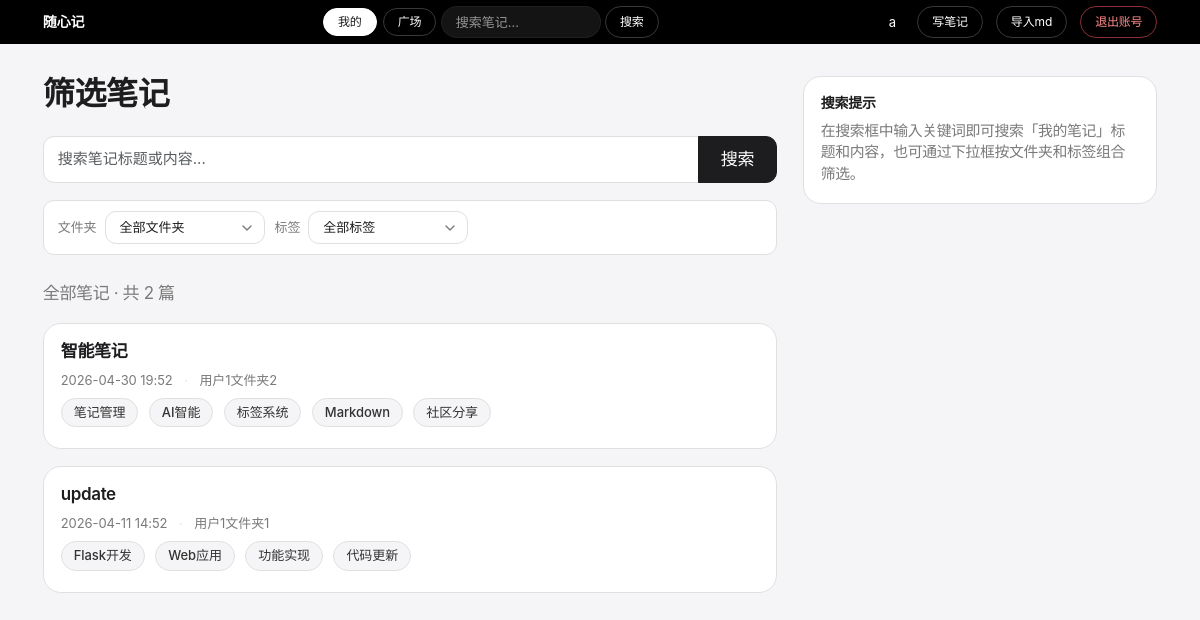
Page /search (signed in) on the earlier database version.
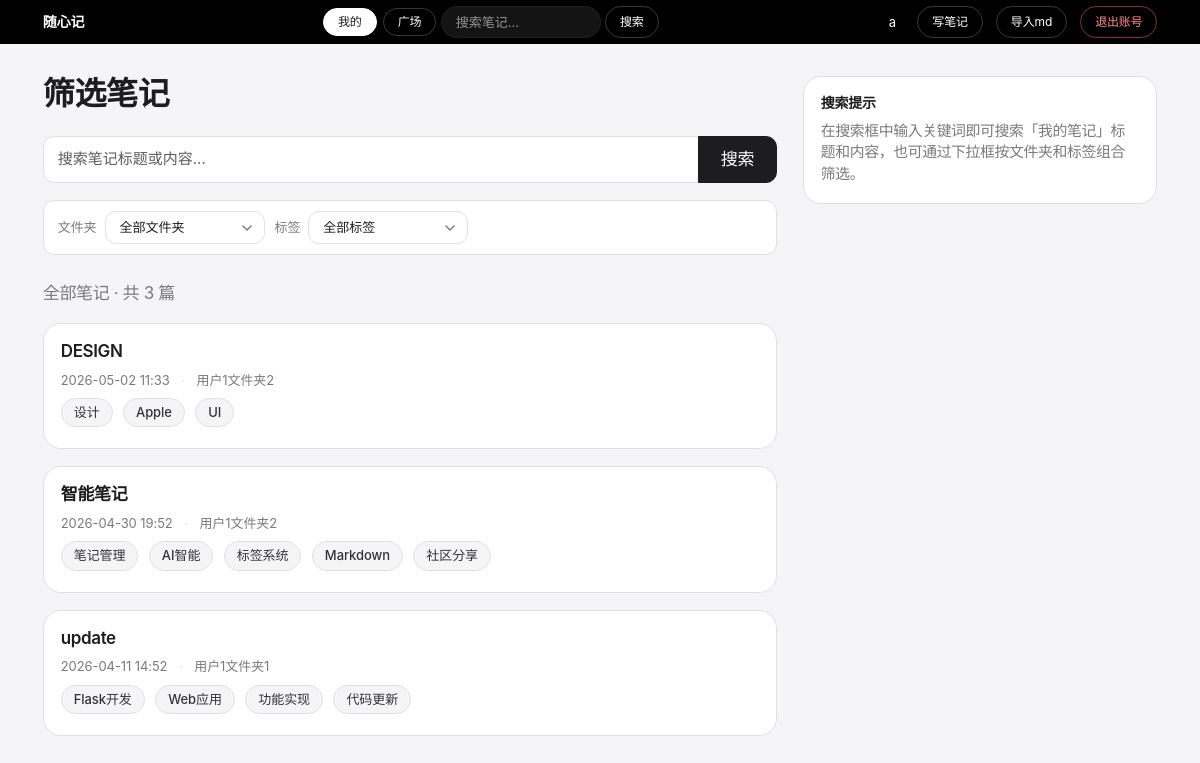
Same page on the later database version.
### app.py (models this page shows)
class Note(db.Model):
    id         = db.Column(db.Integer, primary_key=True)
    title      = db.Column(db.String(200), nullable=False)
    content    = db.Column(db.Text, nullable=False)
    created_at = db.Column(db.DateTime, default=datetime.utcnow)
    updated_at = db.Column(db.DateTime, default=datetime.utcnow)  # 手动在 edit 时刷新
    user_id    = db.Column(db.Integer, db.ForeignKey('user.id'), nullable=False)
    folder_id  = db.Column(db.Integer, db.ForeignKey('folder.id'), nullable=True)
    is_public  = db.Column(db.Boolean, default=False)
    is_deleted = db.Column(db.Boolean, default=False)
    deleted_at = db.Column(db.DateTime, nullable=True)
    tags       = db.relationship('Tag', secondary=note_tags, backref='notes')
    comments   = db.relationship('Comment', backref='note', lazy=True, order_by='Comment.created_at.desc()', cascade='all, delete-orphan')
    versions   = db.relationship('NoteVersion', backref='note', lazy=True, order_by='NoteVersion.created_at.desc()', cascade='all, delete-orphan')

class Folder(db.Model):
    id      = db.Column(db.Integer, primary_key=True)
    name    = db.Column(db.String(100), nullable=False)
    user_id = db.Column(db.Integer, db.ForeignKey('user.id'), nullable=False)
    notes   = db.relationship('Note', backref='folder', lazy=True)

class Tag(db.Model):
    id   = db.Column(db.Integer, primary_key=True)
    name = db.Column(db.String(50), unique=True, nullable=False)

### app.py (the view)
@app.route('/search')
@login_required
def search():
    query    = request.args.get('q', '').strip()
    scope    = request.args.get('scope', 'mine')
    folder_id = request.args.get('folder_id')
    tag_id    = request.args.get('tag_id')
    if scope == 'plaza':
        return redirect(url_for('plaza', q=query))
    q = Note.query.filter_by(user_id=current_user.id, is_deleted=False)
    if query:
        q = q.filter(Note.title.contains(query) | Note.content.contains(query))
    if folder_id:
        q = q.filter_by(folder_id=folder_id)
    if tag_id:
        tag = db.session.get(Tag, int(tag_id))
        if tag:
            q = q.filter(Note.tags.contains(tag))
    notes = q.order_by(Note.created_at.desc()).all()
    folders = Folder.query.filter_by(user_id=current_user.id).all()
    tags = (Tag.query
            .join(note_tags)
            .join(Note)
            .filter(Note.user_id == current_user.id, Note.is_deleted == False)
            .distinct().all())
    return render_template('search.html', notes=notes, query=query,
                           scope=scope, folders=folders, tags=tags,
                           current_folder_id=int(folder_id) if folder_id else None,
                           current_tag_id=int(tag_id) if tag_id else None)

### app.py (called while the page is built)
@app.template_filter('local_time')
def local_time(dt):
    if dt is None:
        return ''
    beijing = timezone(timedelta(hours=8))
    return dt.replace(tzinfo=timezone.utc).astimezone(beijing).strftime('%Y-%m-%d %H:%M')

@app.template_filter('highlight')
def highlight(text, query):
    if not query:
        return text
    pattern = re.compile(re.escape(query), re.IGNORECASE)
    return pattern.sub(f'<mark>{query}</mark>', text)

@login_manager.user_loader
def load_user(user_id):
    return db.session.get(User, int(user_id))

### templates/search.html (shortened to what this page needs)
{% extends 'base.html' %}
{% block content %}
<div class="row">
    <div class="col-md-8">
        <h2 class="display-title">筛选笔记</h2>
        <form method="GET" action="/search" id="searchForm" class="mb-3">
            <div class="input-group">
                <input type="text" name="q" value="{{ query }}" class="form-control"
                    placeholder="搜索笔记标题或内容...">
                <button type="submit" class="btn btn-dark">搜索</button>
            </div>
        </form>
        <form method="GET" action="/search" class="filter-bar mb-4" id="filterForm">
            <div class="filter-item">
                <span class="filter-label">文件夹</span>
                <div class="apple-select" data-target="folderIdInput">
                    <button type="button" class="apple-select-trigger" aria-haspopup="listbox" aria-expanded="false">
                        <span class="apple-select-text">
                            {% if current_folder_id %}
                                {% for folder in folders %}{% if folder.id == current_folder_id %}{{ folder.name }}{% endif %}{% endfor %}
                            {% else %}全部文件夹{% endif %}
                        </span>
                        <svg class="apple-select-arrow" width="10" height="6" viewBox="0 0 10 6" aria-hidden="true">
                            <path fill="none" stroke="currentColor" stroke-linecap="round" stroke-linejoin="round" stroke-width="1.4" d="M1 1l4 4 4-4"/>
                        </svg>
                    </button>
                </div>
            </div>
            <div class="filter-item">
                <span class="filter-label">标签</span>
                <div class="apple-select" data-target="tagIdInput">
                    <button type="button" class="apple-select-trigger" aria-haspopup="listbox" aria-expanded="false">
                        <span class="apple-select-text">
                            {% if current_tag_id %}
                                {% for tag in tags %}{% if tag.id == current_tag_id %}{{ tag.name }}{% endif %}{% endfor %}
                            {% else %}全部标签{% endif %}
                        </span>
                        <svg class="apple-select-arrow" width="10" height="6" viewBox="0 0 10 6" aria-hidden="true">
                            <path fill="none" stroke="currentColor" stroke-linecap="round" stroke-linejoin="round" stroke-width="1.4" d="M1 1l4 4 4-4"/>
                        </svg>
                    </button>
                </div>
            </div>
        </form>
        <p class="text-muted mb-3">
            {% if query or current_folder_id or current_tag_id %}
            共找到 {{ notes|length }} 篇笔记
            {% else %}
            全部笔记 · 共 {{ notes|length }} 篇
            {% endif %}
        </p>
        {% for note in notes %}
        <div class="card mb-3 p-3">
            <h5 class="mb-2">
                <a href="/notes/{{ note.id }}?highlight={{ query }}" class="note-title-link">
                    {{ note.title | highlight(query) | safe }}
                </a>
            </h5>
            <div class="note-meta mb-2">
                <span>{{ note.created_at | local_time }}</span>
                {% if note.folder %}
                <span class="sep">·</span>
                <span>{{ note.folder.name }}</span>
                {% endif %}
            </div>
            {% if note.tags %}
            <div>
                {% for tag in note.tags %}
                <a href="/tags/{{ tag.id }}" class="tag-badge tag-color-{{ tag.id % 8 }}">{{ tag.name }}</a>
                {% endfor %}
            </div>
            {% endif %}
        </div>
        {% endfor %}
    </div>
    <div class="col-md-4">
        <div class="card p-3">
            <h6 class="mb-2">搜索提示</h6>
            <p class="small text-muted mb-0">
                在搜索框中输入关键词即可搜索「我的笔记」标题和内容，也可通过下拉框按文件夹和标签组合筛选。
            </p>
        </div>
    </div>
</div>
{% endblock %}

Differences in the rows shown:
added Note: title|highlight "DESIGN", created_at|local_time "2026-05-02 11:33", folder.name "用户1文件夹2"
added Tag: name "设计", shown under "DESIGN"
added Tag: name "Apple", shown under "DESIGN"
added Tag: name "UI", shown under "DESIGN"
Other differences:
{{ notes|length }}: "2" → "3"
